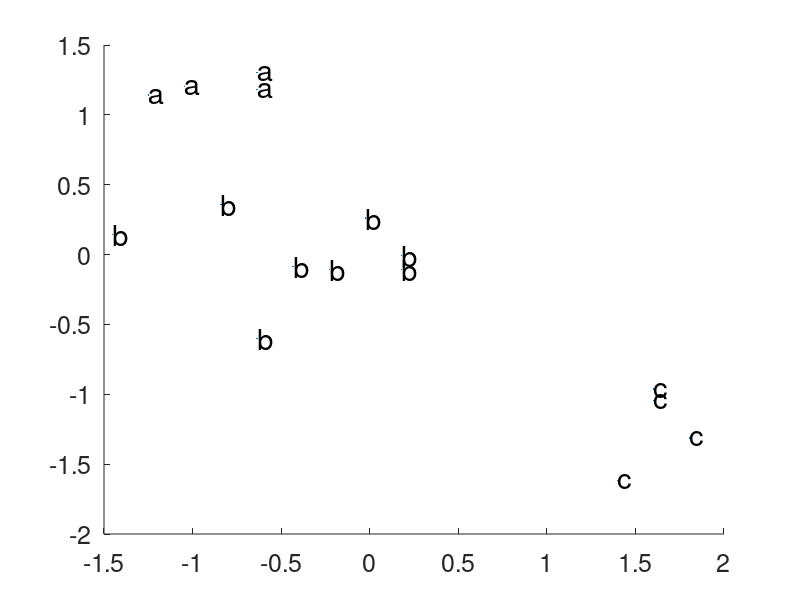

Recreate this plot in MATLAB. (Note: this script raises an error after producing the figure.)
clear
close all
%cd('/home/mict/for mam')
load('mam_data.mat');
addpath(genpath('fcmc'))
b = (data(:,3)==1).*(data(:,4)==2);
a = (data(:,3)==1).*(data(:,4)==1);
c = (data(:,3)==2).*(data(:,5)==1);

exp =3;%1-3
Acc = [];
Train_Idx = [1:2:15];
Test_Idx = [2:2:16];
Feat_Train = data(Train_Idx,1:2);
Label_Train = data(Train_Idx,exp+2);
Feat_Test = data(Test_Idx,1:2);
Label_Test = data(Test_Idx,exp+2);
Feat_Train_mean = mean(Feat_Train);
Feat_Train = Feat_Train-ones(size(Feat_Train,1),1)*Feat_Train_mean;
Feat_Train_std = std(Feat_Train);
Feat_Train = Feat_Train./(ones(size(Feat_Train,1),1)*Feat_Train_std);
Feat_Test = Feat_Test-ones(size(Feat_Test,1),1)*Feat_Train_mean;
Feat_Test = Feat_Test./(ones(size(Feat_Test,1),1)*Feat_Train_std);


data(Train_Idx,1:2) = Feat_Train;
data(Test_Idx,1:2) = Feat_Test;

close all
h = figure,hold on

scatter(data(:,1),data(:,2),1,'.')
text(data(a==1,1),data(a==1,2),'a','FontSize',21);
text(data(b==1,1),data(b==1,2),'b','FontSize',21);
text(data(c==1,1),data(c==1,2),'c','FontSize',21);
set(gca,'fontsize',18)
%axis([ax1 ax2],[-2 3 -2 2])
hold off
saveas(h,['Toy_example.png'])
%%
mi = FFCM_display(Feat_Train,Label_Train);
idx2=[];
for temp=1:max(Label_Train)
        idx2 = [idx2 min(pdist2(Feat_Test,mi{temp}),[],2)];
end
[temp,Idx2] = min(idx2,[],2);
Col = [Idx2==2 Idx2==3 Idx2==1];
Acc = [Acc;mean(Idx2==Label_Test)];
%%
x = linspace(-2,3);
y = linspace(-2,2);
[X,Y] = meshgrid(x,y);

z1 = ones(size(X))*1e14;
z2 = z1;
n=2;
for temp=1:size(mi{1},1)
    z1 = min(((X-mi{1}(temp,1)).^n+(Y-mi{1}(temp,2)).^n).^(1/n),z1);
end
for temp=1:size(mi{2},1)
    z2 = min(((X-mi{2}(temp,1)).^n+(Y-mi{2}(temp,2)).^n).^(1/n),z2);
end
%Z = min(mat2gray(z1),mat2gray(z2));
%tt2=Z;
%Z = z1-z2;

mask = z1<z2;
Z = (max(z1(:))-z1).*mask-(max(z2(:))-z2).*(1-mask);
tt2=mat2gray(Z);
% close all
h = figure, hold on
contourf(X,Y,tt2/2,15);
for temp=1:1:size(mi{1},1)
    scatter(mi{1}(temp,1),mi{1}(temp,2),150,[0 0 1],'s')
end
for temp=1:1:size(mi{2},1)
    scatter(mi{2}(temp,1),mi{2}(temp,2),150,[1 0 0],'*')
end
Markers = ['o','d'];
for temp=1:2
        ydata_temp = Feat_Test(Label_Test==temp,:);
        scatter(ydata_temp(:,1),ydata_temp(:,2),150,Col(Label_Test==temp,:),Markers(temp),'filled')
end
set(gca,'fontsize',18)
% axis([ax1 ax2],[-2 3 -2 2])
%set(h,{'markers'},{12})
%set(h,'SizeData',96);
hold off
saveas(h,['Experiment',num2str(exp),'.png'])
